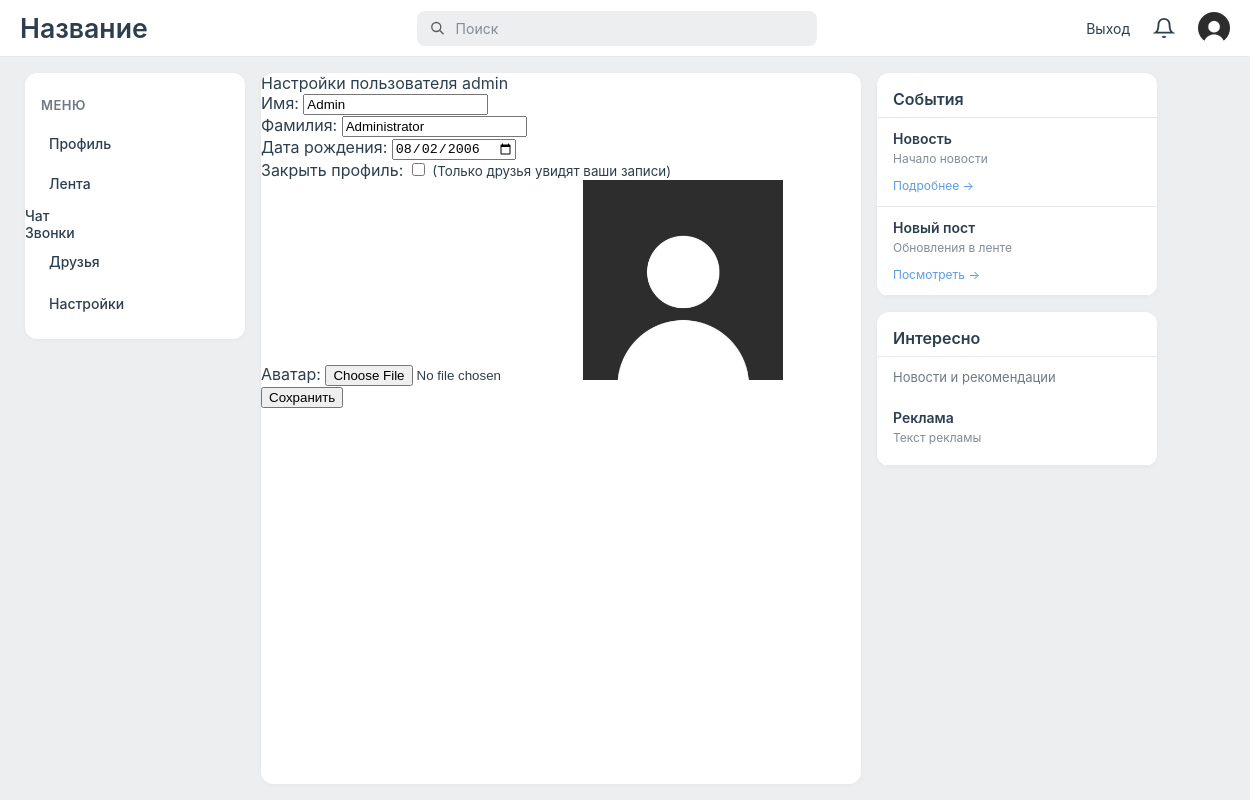
Screenshot of /profile/settings.php (signed in) with the database file from the repository.
### tables this page shows
CREATE TABLE `users` (
  `user_id` int(255) NOT NULL,
  `login` varchar(50) NOT NULL,
  `first_name` varchar(255) NOT NULL,
  `last_name` varchar(255) NOT NULL,
  `password` varchar(255) NOT NULL,
  `role` varchar(10) NOT NULL,
  `is_private` tinyint(1) NOT NULL,
  `birthday_date` date NOT NULL,
  `creation_date` date NOT NULL,
  `avatar` varchar(255) NOT NULL
);

### classes/User.php (called while the page is built, shortened)
<?php
class User {
    private $data = [];
    public function __construct($user_id, $conn) {
        $sql = "SELECT * FROM users WHERE user_id = $user_id";
        $result = $conn->query($sql);
        $this->data = $result->fetch_assoc();
    }
    public function get($field) {
        return $this->data[$field] ?? '';
    }
}
?>

### profile/settings.php (the view, shortened to what this page needs)
<?php
include '../includes/connectDB.php';
include '../classes/User.php';
include '../includes/connectDB.php';
?>
<!DOCTYPE html>
<html lang="en">
<head>
	<link rel="stylesheet" href="../assets/css/style.css">
</head>
<body>
	<?php include '../includes/header.php'; ?>
	<div class="columns-container">
		<?php include '../includes/menuLeft.php'; ?>
		<div class="center-panel">
			Настройки пользователя <?php echo $user->get(UserField::LOGIN); ?>
			<form id="settingsForm" method="POST" enctype="multipart/form-data">
				<div>
					<label>Имя:</label>
					<input type="text" name="first_name" value="<?php echo $user->get(UserField::FIRST_NAME); ?>">
				</div>
				<div>
					<label>Фамилия:</label>
					<input type="text" name="last_name" value="<?php echo $user->get(UserField::LAST_NAME); ?>">
				</div>
				<div>
					<label>Дата рождения:</label>
					<input type="date" name="birthday_date" value="<?php echo $user->get(UserField::BIRTHDAY); ?>">
				</div>
				<div>
					<label>Закрыть профиль:</label>
					<input type="checkbox" name="is_private" value="1"
						<?php echo $user->get(UserField::PRIVATE) == 1 ? 'checked' : ''; ?>>
					<small>(Только друзья увидят ваши записи)</small>
				</div>
				<div>
					<label>Аватар:</label>
					<input type="file" name="avatar">
					<img src="../assets/uploads/<?php echo $user->get(UserField::AVATAR); ?>" width="200">
				</div>
				<button type="submit">Сохранить</button>
			</form>
		</div>
		<?php 	include '../includes/menuRight.php'; ?>
	</div>
</body>
</html>

### includes/header.php (shortened to what this page needs)
<div class="header-fullwidth">
	<h1>Название</h1>
	<div class="search-container">
		<div class="search-box">
			<svg class="search-icon" viewBox="0 0 24 24" fill="none" stroke="currentColor" stroke-width="2">
				<circle cx="10.5" cy="10.5" r="6.5" />
				<line x1="21" y1="21" x2="15" y2="15" />
			</svg>
			<input type="text" class="search-input" placeholder="Поиск">
		</div>
	</div>
	<div class="header-right">
		<?php
		if (isset($_SESSION['id'])):
		?>
			<a href="../auth/logout.php" style="text-decoration: none; color: #2c3e50; font-size: 14px;">Выход</a>
			<?php include '../includes/notificationBell.php'; ?>
			<div class="avatar">
				<?php
				$user = new User($_SESSION['id'], $conn);
				$image_name = $user->get(UserField::AVATAR);
				?>
				<img src="../assets/uploads/<?php echo ($image_name);?>"
					style="width: 32px; height: 32px; border-radius: 100%;">
			</div>
		<?php else:?>
			<div>Вы вошли как гость</div>
		<?php endif;?>
	</div>
</div>

### assets/css/style.css (style rules this page uses)
body { margin: 0; padding: 0; width: 100%; min-width: 100%; height: 100vh; font-family: -apple-system, BlinkMacSystemFont, 'Segoe UI', Roboto, 'Helvetica Neue', Arial, sans-serif; display: flex; flex-direction: column; overflow-y: hidden; overflow-x: auto; background: #edeef0; }
.header-fullwidth { display: flex; flex-shrink: 0; align-items: center; justify-content: space-between; width: 100%; min-width: 100vw; background: #ffffff; border-bottom: 1px solid #e7e8ec; position: sticky; top: 0; left: 0; right: 0; z-index: 80; box-sizing: border-box; flex-shrink: 0; padding: 0 20px; }
h1 { font-size: 20pt; font-weight: 600; margin: 0; padding: 12px 0; color: #2c3e50; }
.header-fullwidth h1 { margin: 0; color: #2c3e50; font-size: 20pt; font-weight: 600; }
.search-container { flex: 1; max-width: 400px; margin: 0 20px; }
.search-box { display: flex; align-items: center; background: #edeef0; border-radius: 8px; padding: 8px 12px; transition: all 0.2s; }
.search-icon { width: 18px; height: 18px; margin-right: 8px; opacity: 0.6; }
.search-input { background: transparent; border: none; outline: none; font-size: 14px; width: 100%; font-family: inherit; }
.search-input::placeholder { color: #818c99; }
.header-right { display: flex; gap: 15px; align-items: center; }
.avatar { width: 32px; height: 32px; border-radius: 50%; background: #ffffff; display: flex; align-items: center; justify-content: center; color: white; font-weight: bold; cursor: pointer; }
.columns-container { display: flex; flex: 1; width: 100%; max-width: 1200px; margin: 0 auto; padding: 16px 20px; gap: 16px; min-height: 0; overflow: visible; }
.center-panel { flex: 1; background-color: #ffffff; color: #2c3e50; box-sizing: border-box; overflow-y: auto; min-width: 300px; max-width: 600px; border-radius: 12px; box-shadow: 0 1px 4px rgba(0, 0, 0, 0.04); }
.center-panel, .left-panel { scrollbar-width: thin; scrollbar-color: #d1d1d1 transparent; }

### rows the page displays
users: avatar (picture), login "admin", first_name "Admin", last_name "Administrator", birthday_date "08/02/2006"
